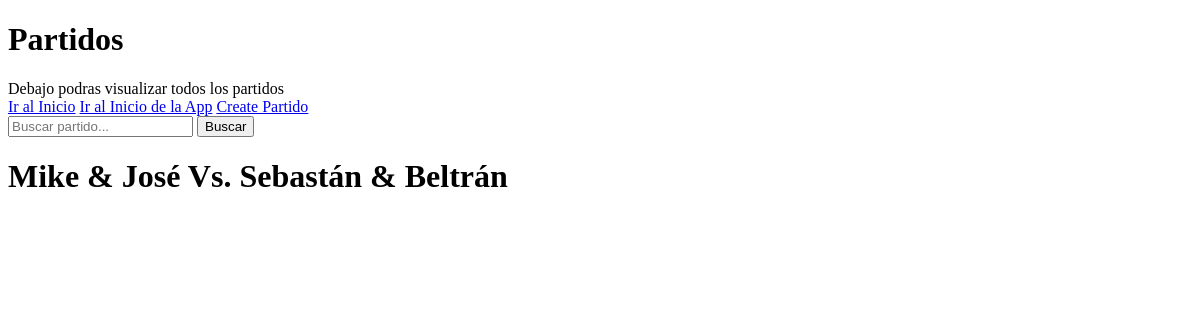
/partidos/partidos_list, run on an earlier commit of the app's database.
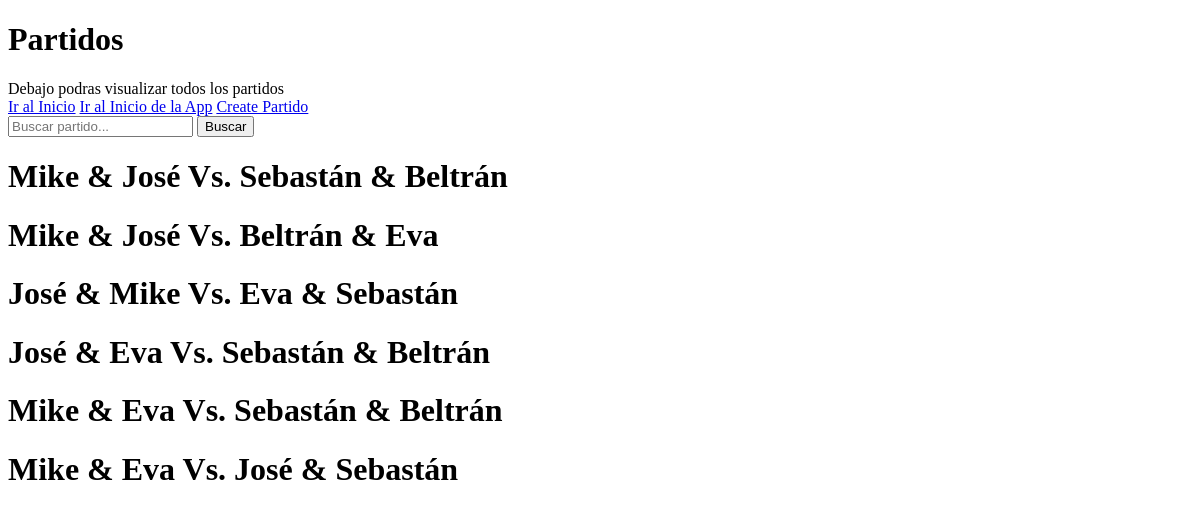
And on a later commit of the database.
### partidos/models.py (models this page shows, shortened)
class Partido(models.Model):
    jugador_local_1 = models.ForeignKey(Jugador, related_name='partidos_como_local_1', on_delete=models.SET_NULL, null=True, blank=True)
    jugador_local_2 = models.ForeignKey(Jugador, related_name='partidos_como_local_2', on_delete=models.SET_NULL, null=True, blank=True)
    games_local = models.PositiveIntegerField()
    games_visitante = models.PositiveIntegerField()
    jugador_visitante_1 = models.ForeignKey(Jugador, related_name='partidos_como_visitante_1', on_delete=models.SET_NULL, null=True, blank=True)
    jugador_visitante_2 = models.ForeignKey(Jugador, related_name='partidos_como_visitante_2', on_delete=models.SET_NULL, null=True, blank=True)
    fecha_de_partido = models.DateTimeField(null=True, blank=True)
    torneo = models.ForeignKey('Torneo', related_name='partidos', on_delete=models.SET_NULL, null=True, blank=True)
    def __str__(self) -> str:
        return f"{self.jugador_local_1.nombre} & {self.jugador_local_2.nombre} Vs. {self.jugador_visitante_1.nombre} & {self.jugador_visitante_2.nombre}"

class Jugador(models.Model):
    OPCIONES_DE_GENERO = [
        ('Hombre', 'Hombre'),
        ('Mujer', 'Mujer'),
        ('Otro', 'Otro'),
    ]
    nombre = models.CharField(max_length=50)
    apellido = models.CharField(max_length=50)
    sexo = models.CharField(max_length=6, choices= OPCIONES_DE_GENERO)
    nacimiento = models.DateField(null=True, blank=True)

### partidos/views.py (the view, shortened to what this page needs)
# urls.py: path("partidos_list", views.partidos_list, name="partidos_list"),
def partidos_list(request):
    busqueda = request.GET.get("busqueda", "")
    partidos = Partido.objects.all()
    context = {'partidos': partidos, 'busqueda': busqueda}
    return render(request, "partidos/partidos_list.html", context)

### partidos/templates/partidos/partidos_list.html
{% extends 'core/base.html' %}
{% block Titulo %}
        Partidos
{% endblock Titulo %}
{% block Contenido %}
    Debajo podras visualizar todos los partidos
    <div>
        <a href="{% url 'Core:index' %}">Ir al Inicio</a>
        <a href="{% url 'Partidos:index' %}">Ir al Inicio de la App</a>
        <a href="{% url 'Partidos:partidos_create' %}">Create Partido</a>
        <form action="{% url 'Partidos:partidos_list' %}" method="get">
            <input type="text" name="busqueda" placeholder="Buscar partido...">
            <button type ="submit">Buscar</button>
        </form>
        {% for partido in partidos %}
        <h1>
            {{partido}}
        </h1>
        {% endfor %}
    </div>
{% endblock Contenido %}

### core/templates/core/base.html (shortened to what this page needs)
<!DOCTYPE html>
<html lang="es">
<head>
</head>
<body>
    <h1>
    {% block Titulo %}
    {% endblock Titulo %}
    </h1>
    <body>
    {% block Contenido %}
    {% endblock Contenido %}
    </body>
</body>
</html>

What changed in the data, as far as the page shows it:
added Partido: jugador_local_1+jugador_local_2+jugador_visitante_1 "Mike & José Vs. Beltrán & Eva"
added Partido: jugador_local_1+jugador_local_2+jugador_visitante_1 "José & Mike Vs. Eva & Sebastán"
added Partido: jugador_local_1+jugador_local_2+jugador_visitante_1 "José & Eva Vs. Sebastán & Beltrán"
added Partido: jugador_local_1+jugador_local_2+jugador_visitante_1 "Mike & Eva Vs. Sebastán & Beltrán"
added Partido: jugador_local_1+jugador_local_2+jugador_visitante_1 "Mike & Eva Vs. José & Sebastán"
